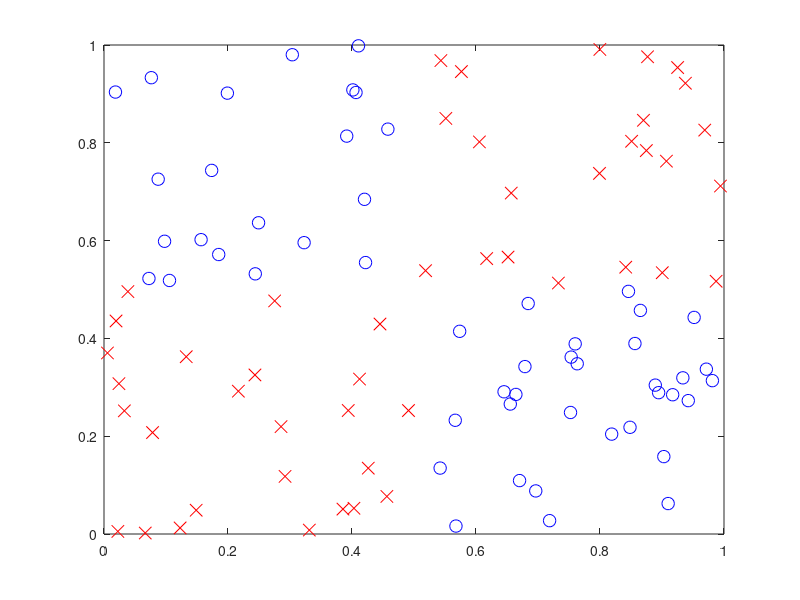

MATLAB code for this plot:
%Aula 6 - Perceptron Rede MLP (XOR)
clc;
clear;
close all;

function g = sigmoid(z)
  g=1 ./ ( 1 + exp(-z));  
end

dados = load ('aula05_dados.txt');
X = dados (:,1:2);

y1 = double (X(:,1) >= 0.5);
y2 = double (X(:,2) >= 0.5);

y = xor(y1,y2);

c1 = find ( y == 0 );
c2 = find ( y == 1 );

figure;
plot(X(c1,1), X(c1,2), 'rx', 'MarkerSize', 9);
hold on;
plot(X(c2,1), X(c2,2), 'bo', 'MarkerSize', 9);
hold off;

m = length(y);
X = [ones(m,1) X]; % atributo x0 = 1

w1 = [ -2, 4, 4; 6, -4, -4 ];
w2 = [ -6, 4, 4];

z2 = X *w1';
a2 = sigmoid(z2);
a2 = [ones(m,1) a2];

z3 = a2 * w2';
a3 = sigmoid(z3);

% =======================
% testes
v = [ 0 0; 0 1; 1 0; 1 1];
v = [ones(size(v,1), 1) v];

zz2 = v * w1';
aa2 = sigmoid(zz2);
aa2 = [ones(size(v,1), 1) aa2];
zz3 = aa2 * w2';
aa3 = sigmoid(zz3);
